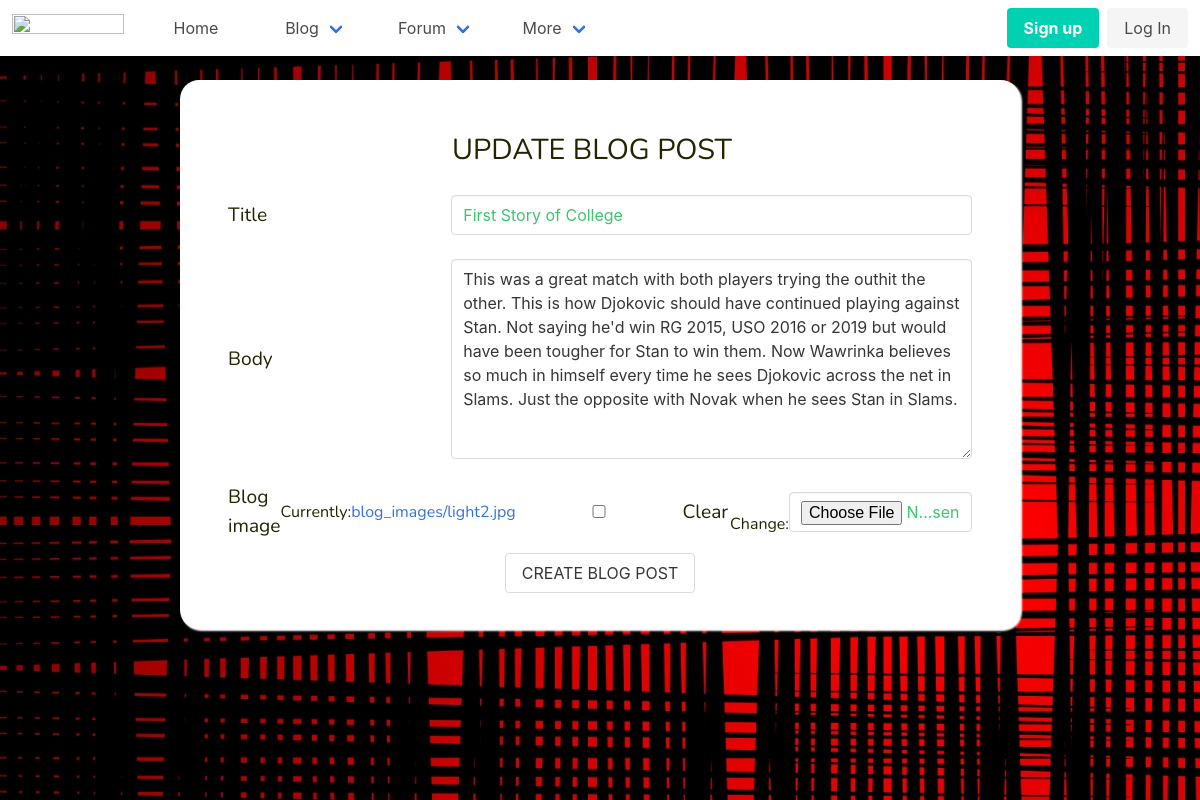
The page /blog/blog_post/update/8/ on the database its author committed.
### blog/models.py (models this page shows, shortened)
class BlogPost(models.Model):
    blog = models.ForeignKey(BlogCategory, on_delete=models.CASCADE)
    title = models.CharField(max_length=500)
    body = models.TextField()
    blog_image = models.FileField(upload_to="blog_images/", validators=[validate_file_extension], blank=True)
    is_shared = models.BooleanField(default=False)
    is_published = models.BooleanField(default=False)

### blog/views.py (the view, shortened to what this page needs)
# urls.py: path('blog_post/update/<int:pk>/', views.UpdateBlogPost.as_view(), name='update-post'),
class UpdateBlogPost(UpdateView):
    model = BlogPost
    fields = ['title', 'body', 'blog_image']
    template_name = 'blog/update_blog_post.html'

### templates/blog/update_blog_post.html (shortened to what this page needs)
{% extends 'layout.html' %}
{% load widget_tweaks %}
{% load static %}
{% block content %}
    <div class="create-blog-container">
        <h2>UPDATE BLOG POST</h2>
        <form method="post" action="" enctype="multipart/form-data"> {% csrf_token %}
            {% for field in form.visible_fields %}
              <div class="field">
                <label for="{{ field.id_for_label }}">{{ field.label }}
                </label>
                {{ field|add_class:'input' }}
              </div>
            {% endfor %}
            <div class="columns is-centered">
                <input type="submit" value="CREATE BLOG POST" class="button" id="submit-btn" />
            </div>
        </form>
    </div>
{% endblock %}

### static/css/main.css (style rules this page uses)
.create-blog-container { background-color: #fff; padding: 3rem; margin: 1.5rem auto; width: 70%; color: #242400; font-family: "Nunito", sans-serif, sans-serif; border-radius: 1.2rem; box-shadow: 2px 2px 2px #FFF; display: none; }
.create-blog-container h2 { text-align: center; margin-right: 1rem; font-size: 1.8rem; }
.create-blog-container .field { display: flex; justify-content: space-between; align-items: center; margin: 1.5rem auto; }
.create-blog-container .field label { width: 20%; font-size: 1.2rem; }
.create-blog-container .field input { width: 70%; color: #3ec46d; font-size: 1rem; }
.create-blog-container .field textarea { width: 70%; min-height: 200px; }

### rows shown on the page
BlogPost: visible_fields "First Story of College" "This was a great match with both players trying the outhit the other. This is how Djokovic should have continued playing against Stan. Not saying he'd win RG 2015, USO 2016 or 2019 but would have been tougher for Stan to win them. Now Wawrinka believes so much in himself every time he sees Djokovic across the net in Slams. Just the opposite with Novak when he sees Stan in Slams."

### other values the page prints
{{ field.label }} "Title" "Body" "Blog image"
